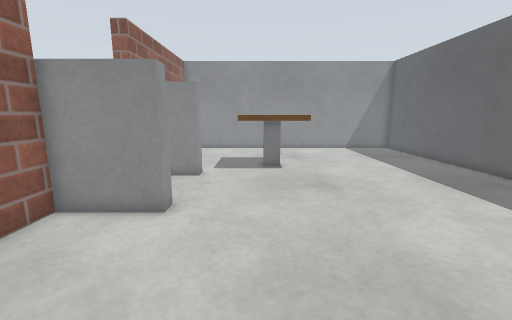
view 1 (above)

17 first-person views from a walk through a robot-simulator world made for Gazebo. The camera is 0.79 m above the floor, tilts 10° down and sees 90° across. The floor is counted in squares, 0.25 m on a side. Each view is taken from the middle of a square. On the plan, view 1 faces up. The plan holds only what a view shows up to about 20 squares ahead; the rest is blank. The place goes on beyond the plan.

view 2
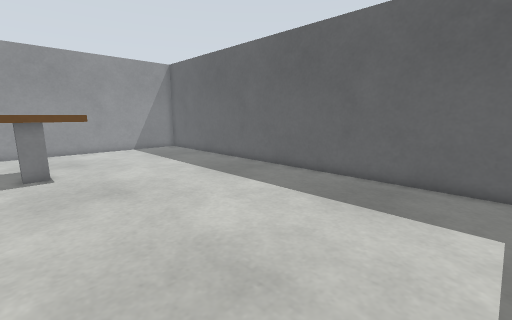

view 3
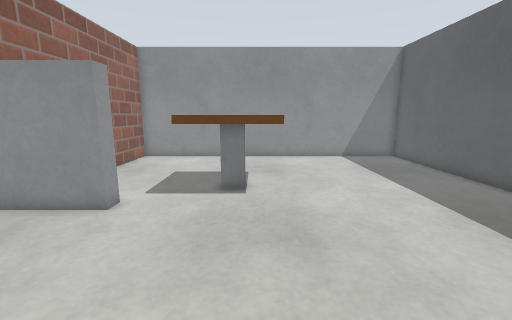

view 4
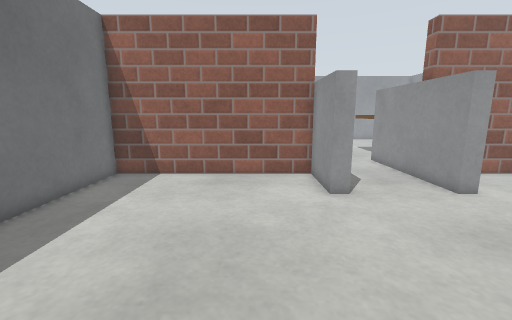

view 5
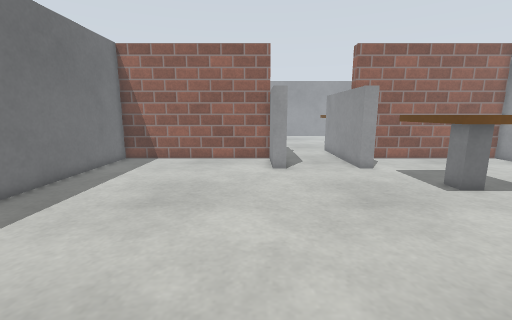

view 6
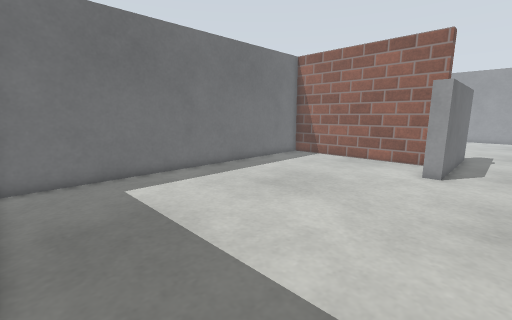

view 7
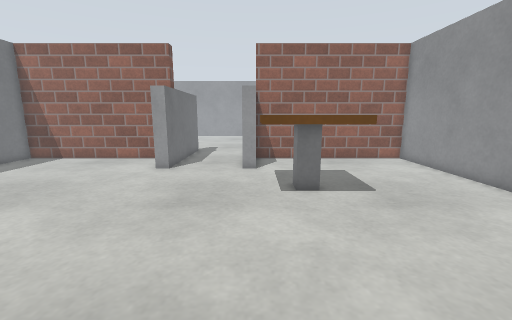

view 8
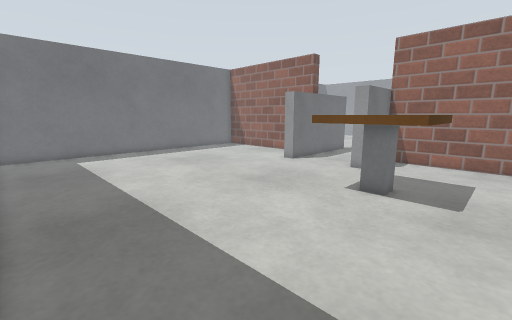

view 9
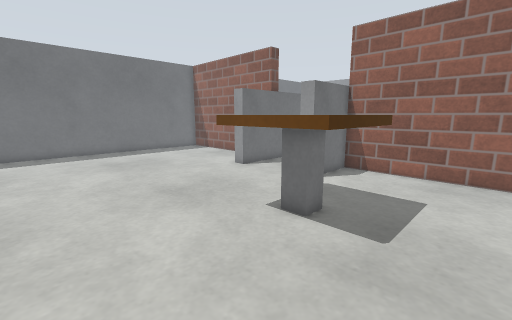

view 10
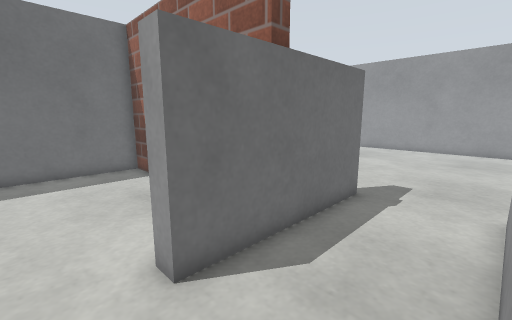

view 11
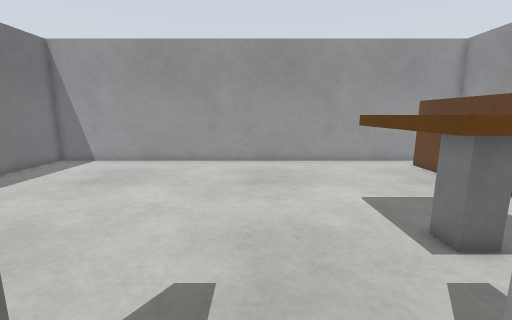

view 12
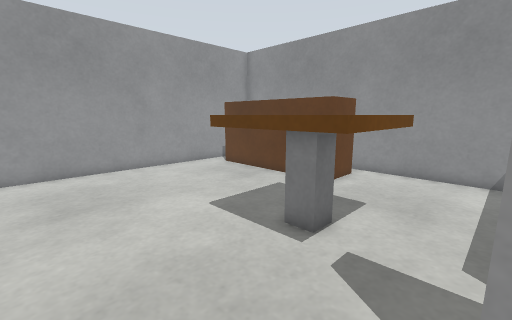

view 13
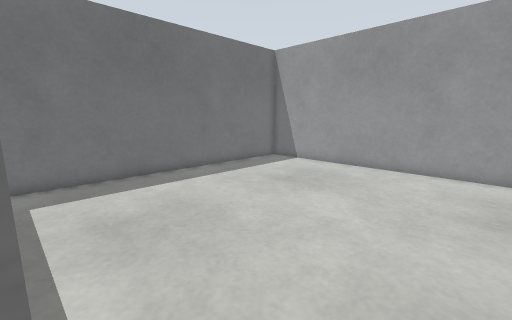

view 14
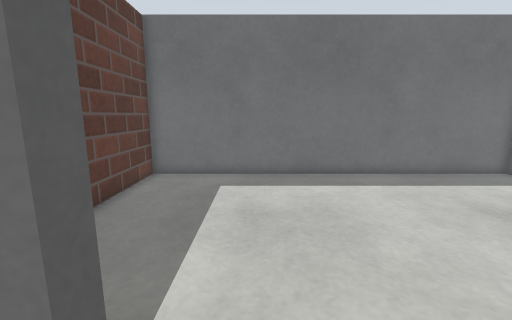

view 15
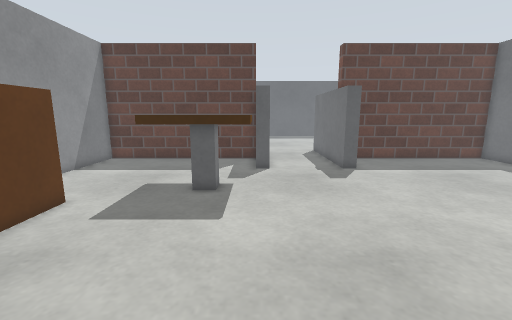

view 16
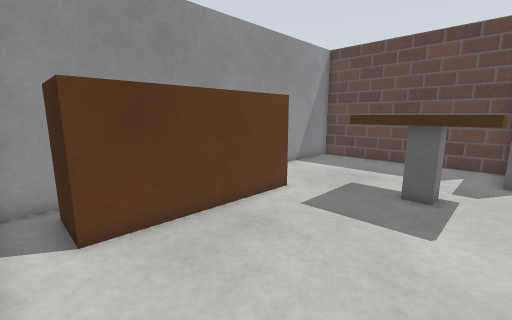

view 17
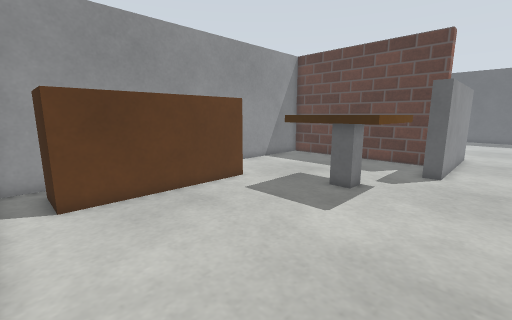

### Floor plan
Key: @ floor where view 1 was taken; # wall or solid block; . floor; B brown box; C counter.
Columns run from 27 left of view 1 to 13 right of it. Each row starts with its distance up from view 1.
 25 #########################################
 24 #..       ..........#...................#
 23 #.C       C.........#...................#
 22 #.C       C.........#...................#
 21 #.CCCCCCCCC.........#...................#
 20 #...................#...................#
 19 #...................#...................#
 18 #.........B   B.....#.....BBBBB.........#
 17 #.........B   B.....#.....    B.........#
 16 #.........B   B.....#.....    B.........#
 15 #.........B   B.....#.....    B.........#
 14 #.........BBBBB.#   #####.BBBBB.........#
 13 #...............#########...............#
 12 #.......................................#
 11 #.......................................#
 10 #.......................................#
  9 #...............#########...............#
  8 #...............#   #####...............#
  7 #.................. #...................#
  6 #...................#...................#
  5 #...................#...................#
  4 #...................#...................#
  3 #...................#...................#
  2 #...................#...................#
  1 #...................#...................#
  0 #...................#......@............#
 -1 #...................#...................
 -2 #...................#...................
 -3 ########################################

Where each view was taken, in squares from view 1:
view 1: 0 up, 0 right, facing up
view 2: 0 up, 0 right, facing up-right
view 3: 5 up, 2 right, facing up
view 4: 5 up, 7 right, facing left
view 5: 7 up, 12 right, facing left
view 6: 11 up, 12 right, facing down-left
view 7: 14 up, 12 right, facing left
view 8: 20 up, 12 right, facing down-left
view 9: 21 up, 8 right, facing down-left
view 10: 13 up, 1 left, facing down-left
view 11: 11 up, 9 left, facing left
view 12: 10 up, 11 left, facing up-left
view 13: 11 up, 11 left, facing down-left
view 14: 11 up, 13 left, facing down
view 15: 14 up, 26 left, facing right
view 16: 14 up, 26 left, facing up-right
view 17: 11 up, 26 left, facing up-right
